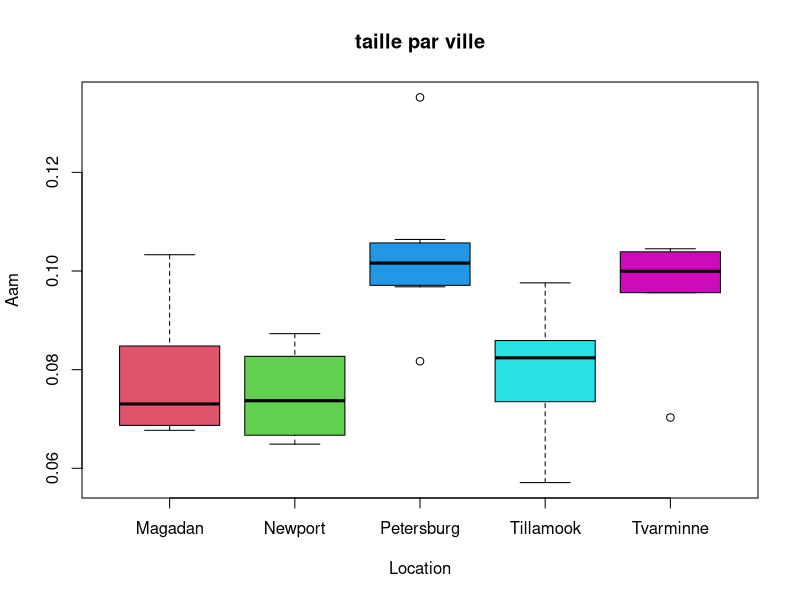
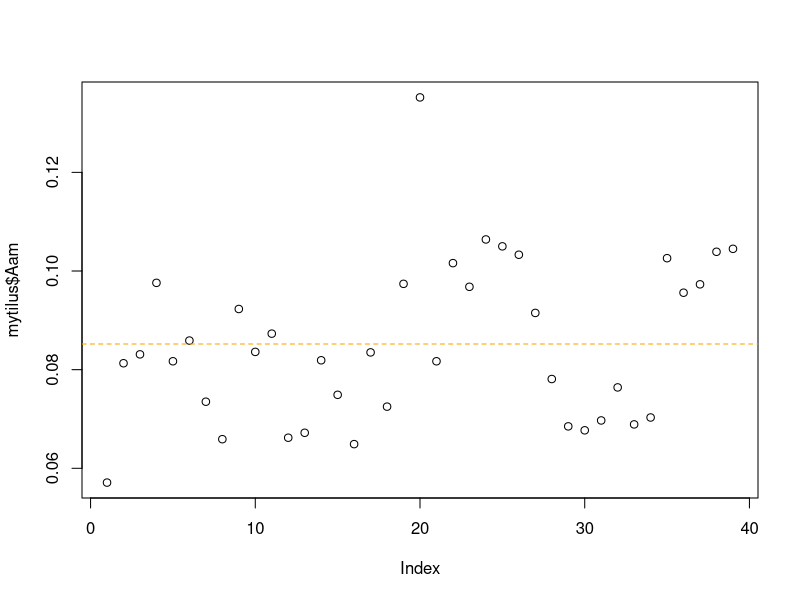
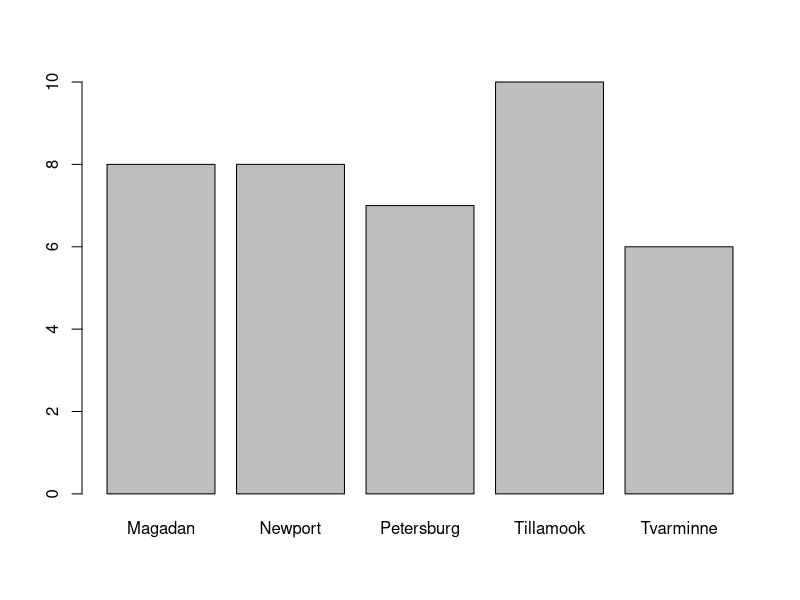
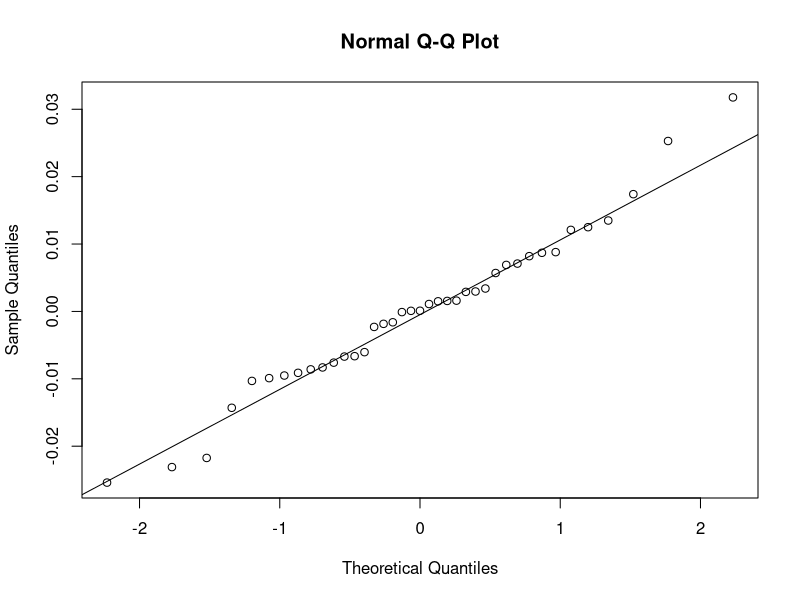

Source code (R) for these figures, in order:
## ---- chunk 1
library(readxl)
mytilus = as.data.frame(read_excel("mytilus.xlsx"))
mytilus

colnames(mytilus)
table(mytilus$Location)
summary(mytilus$Aam)
summary(mytilus)

mytilus$Location=factor(mytilus$Location) #transformer la variable nominale en facteur

summary(mytilus)# nv résumé


## ---- chunk 2
boxplot(Aam ~Location, mytilus, main="taille par ville", col= 1:5+1)

plot(mytilus$Aam)
abline(h=mean(mytilus$Aam), col="orange", lty=2)

plot(mytilus$Location)
## ---- chunk 3
aggregate(Aam ~Location, mytilus, mean)
res=tapply(mytilus$Aam,mytilus$Location,median)
res+1
res['Newport']
## ---- chunk 4
mod_aov=aov(Aam~Location, mytilus)
summary(mod_aov)

mod_lm=lm(Aam~Location, mytilus)
summary(mod_lm)
tapply(mytilus$Aam, mytilus$Location, mean)
  
## ---- chunk 5
#test shapiro par groupe
tapply(mytilus$Aam, mytilus$Location,shapiro.test)
shapiro.test(residuals(mod_lm))

qqnorm(residuals(mod_lm))
qqline(residuals(mod_lm))
## ---- chunk 6
car::leveneTest(mytilus$Aam, mytilus$Location)
car::leveneTest(mod_lm)


## ---- chunk 7
TukeyHSD(mod_aov)
summary(mod_lm)
## ---- chunk 8
(red=oneway.test(Aam~Location , mytilus))
